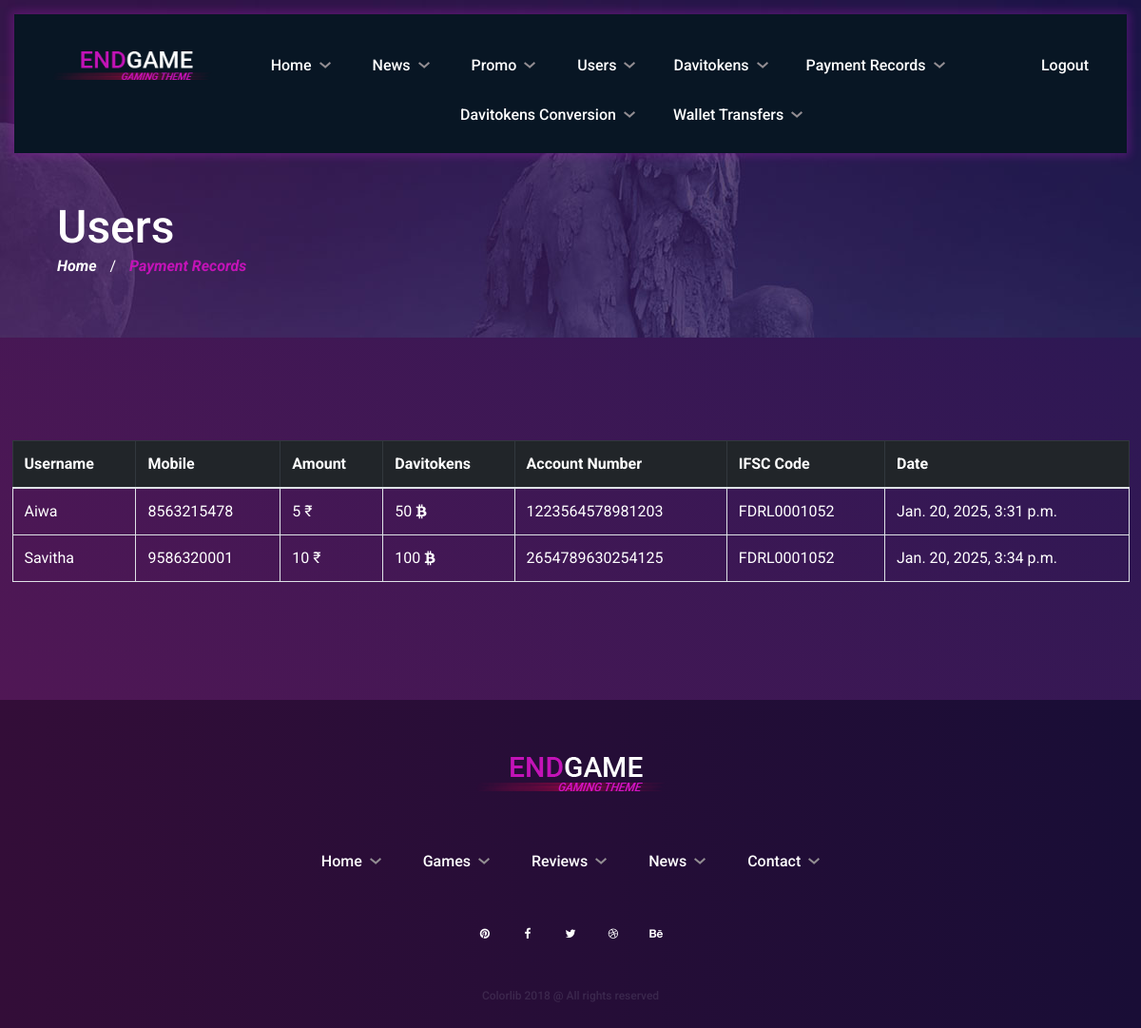
The page /wallet_transfer on the database its author committed.
### davigame/models.py (models this page shows, shortened)
class Wallet(models.Model):
    user = models.ForeignKey(User, on_delete=models.CASCADE)
    amount = models.IntegerField(null=True, blank=True)
    davitokens = models.IntegerField(blank=True, null=True)
    account_number = models.CharField(default='123456789', max_length=100)
    ifsc_code = models.CharField(max_length=15)
    date = models.DateTimeField()

class User(AbstractUser):
    location = models.CharField(max_length=225)
    mobile = models.CharField(max_length=15)
    is_approved = models.BooleanField(default=False)
    davitokens = models.IntegerField(default=0)
    wallet_amount = models.IntegerField(default=0)

### davigame/views.py (the view)
# urls.py: path('wallet_transfer', views.wallet_transfer, name='wallet_transfer'),
def wallet_transfer(request):
    records = Wallet.objects.all()
    return render(request, 'wallet_transfer.html', {'records': records})

### templates/wallet_transfer.html (shortened to what this page needs)
{% load static %}
<!DOCTYPE html>
<html lang="zxx">
<head>
	<link rel="stylesheet" href="{% static 'css/bootstrap.min.css' %}"/>
	<link rel="stylesheet" href="{% static 'css/font-awesome.min.css' %}"/>
	<link rel="stylesheet" href="{% static 'css/slicknav.min.css' %}"/>
	<link rel="stylesheet" href="{% static 'css/owl.carousel.min.css' %}"/>
	<link rel="stylesheet" href="{% static 'css/magnific-popup.css' %}"/>
	<link rel="stylesheet" href="{% static 'css/animate.css' %}"/>
	<link rel="stylesheet" href="{% static 'css/style.css' %}"/>
</head>
<body>
	<header class="header-section">
		<div class="header-warp">
			<div class="header-bar-warp d-flex">
				<a href="" class="site-logo">
					<img src="{% static 'img/logo.png' %}" alt="">
				</a>
				<nav class="top-nav-area w-100">
					<div class="user-panel">
						<a href="{% url 'logout' %}">Logout</a>
					</div>
					<ul class="main-menu primary-menu">
						<li><a href="{% url 'admin_index' %}">Home</a></li>
						<li><a href="#news">News</a></li>
						<li><a href="#promo">Promo</a></li>
						<li><a href="{% url 'manage_users' %}">Users</a>
						<li><a href="{% url 'admin_davis' %}">Davitokens</a>
						<li><a href="{% url 'davipayment_record' %}">Payment Records</a>
						<li><a href="{% url 'davi_conversion' %}">Davitokens Conversion</a>
						<li><a href="{% url 'wallet_transfer' %}">Wallet Transfers</a>
					</ul>
				</nav>
			</div>
		</div>
	</header>
	<section class="page-top-section set-bg" data-setbg="{% static 'img/page-top-bg/1.jpg' %}">
		<div class="page-info">
			<h2>Users</h2>
			<div class="site-breadcrumb">
				<a href="{% url 'admin_index' %}">Home</a>  /
				<span>Payment Records</span>
			</div>
		</div>
	</section>
	<section class="games-section">
		<div class="container">
			<div class="row">
                <table class="table table-bordered table-hover" data-aos="fade-up" data-aos-delay="100">
                    <thead class="table-dark">
                      <tr>
                        <th>Username</th>
                        <th>Mobile</th>
                        <th>Amount</th>
                        <th>Davitokens</th>
                        <th>Account Number</th>
                        <th>IFSC Code</th>
                        <th>Date</th>
                      </tr>
                    </thead>
                    <tbody>
                      {% for record in records %}
                      <tr>
                          <td>{{ record.user.username }}</td>
                          <td>{{ record.user.mobile }}</td>
                          <td> {{ record.amount }} ₹</td>
                          <td> {{ record.davitokens }} <i class="fa fa-bitcoin"></i> </td>
                          <td> {{ record.account_number }} </td>
                          <td> {{ record.ifsc_code }} </td>
                          <td> {{ record.date }} </td>
                      </tr>
                      {% empty %}
                        <p>No Records</p>
                      {% endfor %}
                    </tbody>
                  </table><br>
			</div>
		</div>
	</section>
	<footer class="footer-section">
		<div class="container">
			<a href="#" class="footer-logo">
				<img src="{% static 'img/logo.png' %}" alt="">
			</a>
			<ul class="main-menu footer-menu">
				<li><a href="">Home</a></li>
				<li><a href="">Games</a></li>
				<li><a href="">Reviews</a></li>
				<li><a href="">News</a></li>
				<li><a href="">Contact</a></li>
			</ul>
			<div class="footer-social d-flex justify-content-center">
				<a href="#"><i class="fa fa-pinterest"></i></a>
				<a href="#"><i class="fa fa-facebook"></i></a>
				<a href="#"><i class="fa fa-twitter"></i></a>
				<a href="#"><i class="fa fa-dribbble"></i></a>
				<a href="#"><i class="fa fa-behance"></i></a>
			</div>
			<div class="copyright"><a href="">Colorlib</a> 2018 @ All rights reserved</div>
		</div>
	</footer>
	</body>
</html>

### static/css/style.css (style rules this page uses)
html, body { height: 100%; font-family: 'Roboto', sans-serif; -webkit-font-smoothing: antialiased; font-smoothing: antialiased; }
h1, h2, h3, h4, h5, h6 { margin: 0; color: #111111; font-weight: 500; }
h2 { font-size: 36px; }
img { max-width: 100%; }
ul, ol { padding: 0; margin: 0; }
::placeholder { color: #fff; font-style: italic; text-transform: uppercase; }
.set-bg { background-repeat: no-repeat; background-size: cover; background-position: top center; }
.header-section { position: absolute; width: 100%; left: 0; top: 0; z-index: 99; padding: 15px 15px 0; }
.header-warp { max-width: 1496px; margin: 0 auto; }
.header-social a, .footer-social a, .geme-social-share a { display: -ms-inline-flex; display: -webkit-inline-box; display: -ms-inline-flexbox; display: inline-flex; width: 32px; height: 32px; -webkit-box-align: center; -ms-flex-align: center; align-items: center; -webkit-box-pack: center; -ms-flex-pack: center; justify-content: center; border-radius: 50%; color: #fff; font-size: 12px; margin-left: 13px; -webkit-transition: all 0.3s; -o-transition: all 0.3s; transition: all 0.3s; }
.header-bar-warp { background: #081624; padding: 39px 40px 0; -webkit-box-shadow: 0 0 9px 3px rgba(226, 30, 228, 0.24); box-shadow: 0 0 9px 3px rgba(226, 30, 228, 0.24); }
.site-logo { float: left; }
.user-panel { float: right; font-size: 16px; font-weight: 500; color: #fff; padding-top: 3px; }
.user-panel a { color: #fff; }
.main-menu { list-style: none; text-align: center; padding-top: 3px; }
.main-menu li { display: inline-block; position: relative; }
.main-menu li a { display: block; font-size: 16px; font-weight: 500; color: #fff; margin-right: 40px; padding-bottom: 28px; position: relative; padding-right: 20px; }
.main-menu li a:after { position: absolute; content: ""; width: 20px; height: 20px; right: 0; top: 1px; background-image: url("../img/icons/arrow-down.png"); background-repeat: no-repeat; background-position: right center; }
.footer-section { text-align: center; background: #330d38; background: -webkit-linear-gradient(left, #330d38 0%, #190d36 100%); background: -webkit-gradient(linear, left top, right top, from(#330d38), to(#190d36)); background: -o-linear-gradient(left, #330d38 0%, #190d36 100%); background: linear-gradient(to right, #330d38 0%, #190d36 100%); filter: progid:DXImageTransform.Microsoft.gradient( startColorstr='#330d38', endColorstr='#190d36', GradientType=1); }
.footer-section .container { position: relative; padding: 60px 15px 25px; }
.footer-menu { padding-top: 62px; }
.footer-menu li:last-child a { margin-right: 0; }
.footer-social { padding-top: 20px; padding-bottom: 40px; }
.footer-social a:first-child { margin-left: 0; }
.copyright { font-size: 12px; font-weight: 500; color: #9190a5; opacity: 0.20; }
.copyright a { color: #9190a5; }
.page-top-section { height: 355px; padding-top: 210px; }
.page-info { max-width: 1496px; margin: 0 auto; font-size: 16px; color: #fff; padding-left: 60px; }
.page-info h2 { color: #fff; font-size: 48px; }
.site-breadcrumb a, .site-breadcrumb span { font-style: italic; color: #fff; margin: 0 10px; font-weight: 700; }
.site-breadcrumb a:first-child { margin-left: 0; }
.site-breadcrumb span { color: #c313b7; }
.games-section { padding: 108px 0; background: #501755; background: -webkit-linear-gradient(45deg, #501755 0%, #2d1854 100%); background: -o-linear-gradient(45deg, #501755 0%, #2d1854 100%); background: linear-gradient(45deg, #501755 0%, #2d1854 100%); filter: progid:DXImageTransform.Microsoft.gradient( startColorstr='#501755', endColorstr='#2d1854', GradientType=1); }
@media (min-width: 1200px) { .container { max-width: 1175px; } }

### templates/wallet_transfer.html (style rules this page uses)
table, td { color: white; }

### rows shown on the page
Wallet: user.username "Aiwa", user.mobile "8563215478", amount "5", davitokens "50", account_number "1223564578981203", ifsc_code "FDRL0001052", date "Jan. 20, 2025, 3:31 p.m."
Wallet: user.username "Savitha", user.mobile "9586320001", amount "10", davitokens "100", account_number "2654789630254125", ifsc_code "FDRL0001052", date "Jan. 20, 2025, 3:34 p.m."
